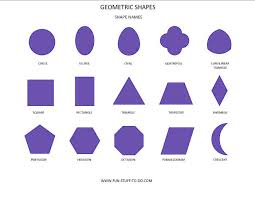
#> input picture image_study/test.png, 255 x 197 px, found by its file name
$ python opencv14_labeling.py
#> lines starting #> are read from the running program, lines starting #| are printed output that depends on the picture; after the words box and inside, x2 and y2 are one past the last pixel; in counts of white or black regions, pixels touching at a corner belong together
import numpy as np
import cv2

#0
image = cv2.imread("image_study/test.png", cv2.IMREAD_COLOR)
#> image is the input picture: shape (197, 255, 3); mean B, G, R 238.7, 224.8, 228.8
cv2.imshow("result", image)
cv2.waitKey(0)

blurred = cv2.GaussianBlur(image, (5, 5), 0)
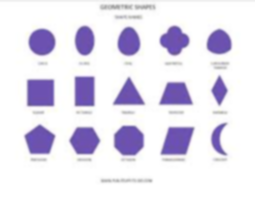
#> blurred: shape (197, 255, 3); mean B, G, R 238.8, 224.9, 228.9

gray = cv2.cvtColor(blurred, cv2.COLOR_BGR2GRAY)
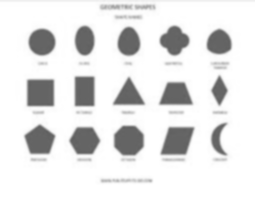
#> gray: shape (197, 255); min 94, max 255, mean 227.7
cv2.imshow("result", gray)
cv2.waitKey(0)
edge = cv2.Canny(gray, 50, 150)
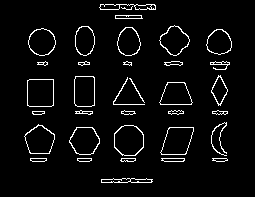
#> edge: shape (197, 255); 4.7% white in thin lines or dots, all inside (x1, y1, x2, y2) = (24, 4, 232, 183)
cv2.imshow("result", edge)
cv2.waitKey(0)

# 1
edge = cv2.bitwise_not(edge)
cv2.imshow("result", edge)
cv2.waitKey(0)

contours = cv2.findContours(edge.copy(), cv2.RETR_LIST, cv2.CHAIN_APPROX_SIMPLE)
#> contours = 224 contours, 156 with area under 20; largest, box (x1, y1, x2, y2) and area: (0, 0, 255, 197) 49784, (114, 14, 144, 20) 140, (69, 126, 101, 155) 132, (112, 76, 146, 106) 132, (74, 75, 96, 107) 104
cv2.drawContours(edge, contours[0], -1, (0, 0, 0), 1)
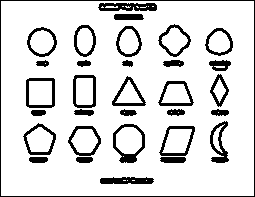
#> edge: shape (197, 255); 85.7% white; 32 black regions, largest, box (x1, y1, x2, y2) and area: (0, 0, 255, 197) 900, (113, 124, 145, 163) 378, (98, 3, 157, 11) 375
cv2.imshow("result", edge)
cv2.waitKey(0)


# 2
nlabels, labels, stats, centroids = cv2.connectedComponentsWithStats(edge)
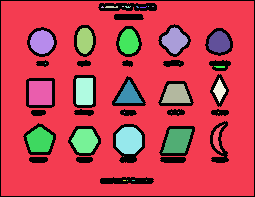
#> labels: shape (197, 255) int32; 37 distinct labels, from 0 to 36; one colour per label, 0 black
#> nlabels = 37; stats = 37 rows, first 6: [0, 0, 255, 197, 7159], [1, 1, 253, 195, 36883], [101, 6, 3, 2, 4], [105, 6, 13, 2, 23], [122, 6, 2, 1, 2], [125, 6, 6, 2, 8]; centroids = 37 pairs, first value 39.32 to 219.4, second value 6 to 180

for i in range(nlabels):

    if i < 2:
        continue

    area = stats[i, cv2.CC_STAT_AREA]
    center_x = int(centroids[i, 0])
    center_y = int(centroids[i, 1])
    left = stats[i, cv2.CC_STAT_LEFT]
    top = stats[i, cv2.CC_STAT_TOP]
    width = stats[i, cv2.CC_STAT_WIDTH]
    height = stats[i, cv2.CC_STAT_HEIGHT]

    if area > 50:
        cv2.rectangle(image, (left, top), (left + width, top + height),
                        (0, 0, 255), 1)
        cv2.circle(image, (center_x, center_y), 5, (255, 0, 0), 1)
        cv2.putText(image, str(i), (left + 20, top+ 20),
                    cv2.FONT_HERSHEY_SIMPLEX, 1, (255, 0, 0), 2);
#> this loop made 37 passes
#> (area, center_x, center_y, left, top, width, height) on passes 4, 11, 12, 13, 14, 15, 18, 19, 20, 21, 22, 23: (23, 110, 6, 105, 6, 13, 2), (434, 174, 40, 161, 27, 27, 27), (337, 84, 40, 77, 28, 16, 26), (380, 128, 41, 119, 29, 20, 25), (437, 41, 41, 30, 30, 24, 24), (360, 218, 41, 208, 31, 22, 22), (20, 219, 66, 214, 66, 11, 2), (456, 84, 90, 76, 78, 17, 27), (161, 219, 90, 213, 78, 13, 25), (552, 40, 92, 29, 81, 23, 24), (325, 128, 94, 115, 80, 28, 23), (428, 175, 94, 161, 84, 30, 19)
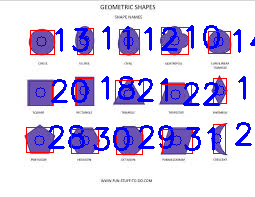
#> image: shape (197, 255, 3); 10.55% of pixels changed, all inside (x1, y1, x2, y2) = (26, 25, 255, 155)

cv2.imshow("result", image)
cv2.waitKey(0)
